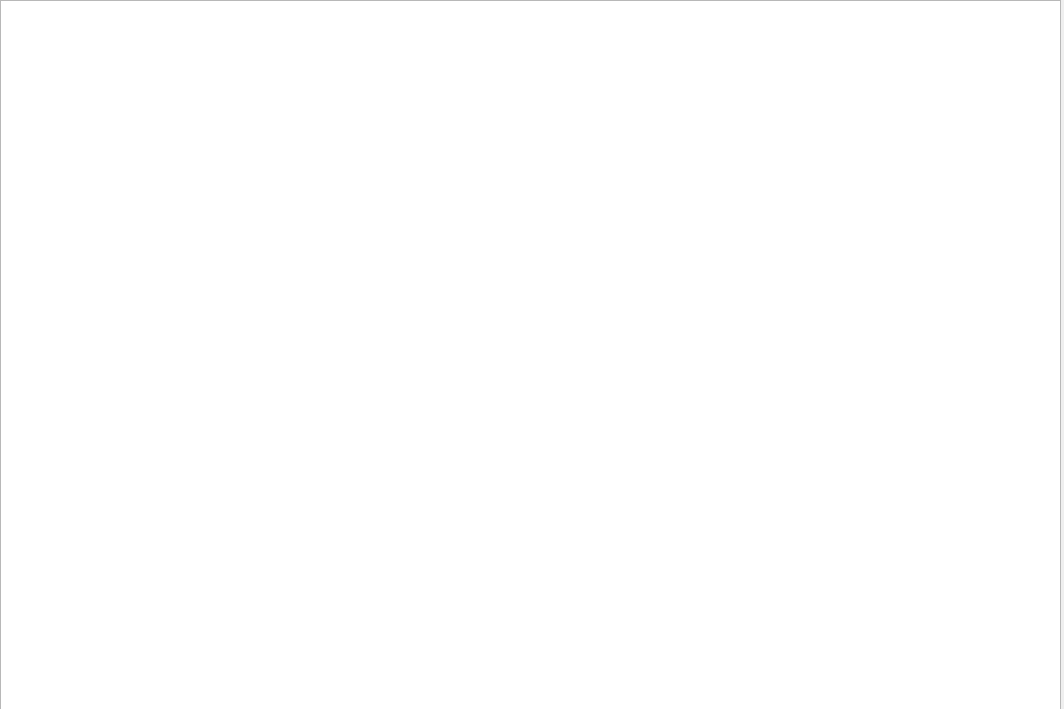
<?xml version="1.0" encoding="UTF-8"?>
<ui version="4.0">
 <class>nivel3Batalla</class>
 <widget class="QWidget" name="nivel3Batalla">
  <property name="geometry">
   <rect>
    <x>0</x>
    <y>0</y>
    <width>1064</width>
    <height>709</height>
   </rect>
  </property>
  <property name="windowTitle">
   <string>Form</string>
  </property>
  <widget class="QGraphicsView" name="graphicsViewBatalla">
   <property name="geometry">
    <rect>
     <x>0</x>
     <y>0</y>
     <width>1061</width>
     <height>711</height>
    </rect>
   </property>
  </widget>
 </widget>
 <resources/>
 <connections/>
</ui>
